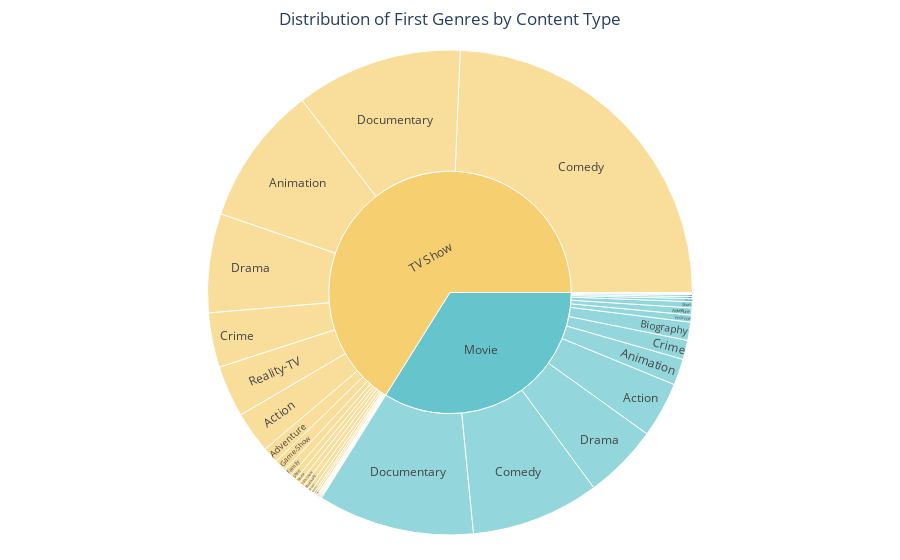

Notebook code for this chart:
### Markdown cell above
## #8 Plot the sunburst chart for the distribution of genres by content type. (Use plotly library).

### Code cell
fig = px.sunburst(
    df,
    path=['type', 'first_genre'],
    title='Distribution of First Genres by Content Type',
    color='type',
    color_discrete_sequence=px.colors.qualitative.Pastel
)

fig.update_layout(
    title_x=0.5,
    margin=dict(t=50, l=25, r=25, b=25)
)

fig.show()

### Figure 1 — Plotly figure (JSON) as saved in the notebook; plotly's stock layout.template omitted (floating-point values rounded to 4 significant figures)
{"data": [{"branchvalues": "total", "customdata": [["Movie"], ["Movie"], ["TV Show"], ["TV Show"], ["TV Show"], ["Movie"], ["TV Show"], ["TV Show"], ["TV Show"], ["TV Show"], ["TV Show"], ["Movie"], ["TV Show"], ["TV Show"], ["TV Show"], ["Movie"], ["TV Show"], ["Movie"], ["TV Show"], ["TV Show"], ["Movie"], ["TV Show"], ["Movie"], ["TV Show"], ["Movie"], ["TV Show"], ["Movie"], ["TV Show"], ["Movie"], ["TV Show"], ["Movie"], ["TV Show"], ["Movie"], ["TV Show"], ["Movie"], ["TV Show"], ["Movie"], ["TV Show"], ["Movie"], ["TV Show"]], "domain": {"x": [0, 1], "y": [0, 1]}, "hovertemplate": "labels=%{label}<br>count=%{value}<br>parent=%{parent}<br>id=%{id}<br>type=%{customdata[0]}<extra></extra>", "ids": ["Movie/Action", "Movie/Horror", "TV Show/Horror", "TV Show/Music", "TV Show/Musical", "Movie/Mystery", "TV Show/Mystery", "TV Show/Reality-TV", "TV Show/History", "TV Show/Romance", "TV Show/Sci-Fi", "Movie/Short", "TV Show/Short", "TV Show/Sport", "TV Show/Talk-Show", "Movie/Thriller", "TV Show/Thriller", "Movie/Sci-Fi", "TV Show/Game-Show", "TV Show/Fantasy", "Movie/Fantasy", "TV Show/Action", "Movie/Adventure", "TV Show/Adventure", "Movie/Animation", "TV Show/Animation", "Movie/Biography", "TV Show/Biography", "Movie/Comedy", "TV Show/Comedy", "Movie/Crime", "TV Show/Crime", "Movie/Documentary", "TV Show/Documentary", "Movie/Drama", "TV Show/Drama", "Movie/Family", "TV Show/Family", "Movie", "TV Show"], "labels": ["Action", "Horror", "Horror", "Music", "Musical", "Mystery", "Mystery", "Reality-TV", "History", "Romance", "Sci-Fi", "Short", "Short", "Sport", "Talk-Show", "Thriller", "Thriller", "Sci-Fi", "Game-Show", "Fantasy", "Fantasy", "Action", "Adventure", "Adventure", "Animation", "Animation", "Biography", "Biography", "Comedy", "Comedy", "Crime", "Crime", "Documentary", "Documentary", "Drama", "Drama", "Family", "Family", "Movie", "TV Show"], "marker": {"colors": ["rgb(102, 197, 204)", "rgb(102, 197, 204)", "rgb(246, 207, 113)", "rgb(246, 207, 113)", "rgb(246, 207, 113)", "rgb(102, 197, 204)", "rgb(246, 207, 113)", "rgb(246, 207, 113)", "rgb(246, 207, 113)", "rgb(246, 207, 113)", "rgb(246, 207, 113)", "rgb(102, 197, 204)", "rgb(246, 207, 113)", "rgb(246, 207, 113)", "rgb(246, 207, 113)", "rgb(102, 197, 204)", "rgb(246, 207, 113)", "rgb(102, 197, 204)", "rgb(246, 207, 113)", "rgb(246, 207, 113)", "rgb(102, 197, 204)", "rgb(246, 207, 113)", "rgb(102, 197, 204)", "rgb(246, 207, 113)", "rgb(102, 197, 204)", "rgb(246, 207, 113)", "rgb(102, 197, 204)", "rgb(246, 207, 113)", "rgb(102, 197, 204)", "rgb(246, 207, 113)", "rgb(102, 197, 204)", "rgb(246, 207, 113)", "rgb(102, 197, 204)", "rgb(246, 207, 113)", "rgb(102, 197, 204)", "rgb(246, 207, 113)", "rgb(102, 197, 204)", "rgb(246, 207, 113)", "rgb(102, 197, 204)", "rgb(246, 207, 113)"]}, "name": "", "parents": ["Movie", "Movie", "TV Show", "TV Show", "TV Show", "Movie", "TV Show", "TV Show", "TV Show", "TV Show", "TV Show", "Movie", "TV Show", "TV Show", "TV Show", "Movie", "TV Show", "Movie", "TV Show", "TV Show", "Movie", "TV Show", "Movie", "TV Show", "Movie", "TV Show", "Movie", "TV Show", "Movie", "TV Show", "Movie", "TV Show", "Movie", "TV Show", "Movie", "TV Show", "Movie", "TV Show", "", ""], "type": "sunburst", "values": [55, 7, 5, 4, 1, 2, 1, 51, 1, 1, 1, 6, 6, 2, 5, 3, 2, 1, 12, 3, 1, 41, 7, 16, 26, 138, 18, 5, 127, 361, 19, 54, 155, 165, 74, 98, 2, 8, 503, 981]}], "layout": {"legend": {"tracegroupgap": 0}, "margin": {"b": 25, "l": 25, "r": 25, "t": 50}, "sunburstcolorway": ["rgb(102, 197, 204)", "rgb(246, 207, 113)", "rgb(248, 156, 116)", "rgb(220, 176, 242)", "rgb(135, 197, 95)", "rgb(158, 185, 243)", "rgb(254, 136, 177)", "rgb(201, 219, 116)", "rgb(139, 224, 164)", "rgb(180, 151, 231)", "rgb(179, 179, 179)"], "title": {"text": "Distribution of First Genres by Content Type", "x": 0.5}}}
